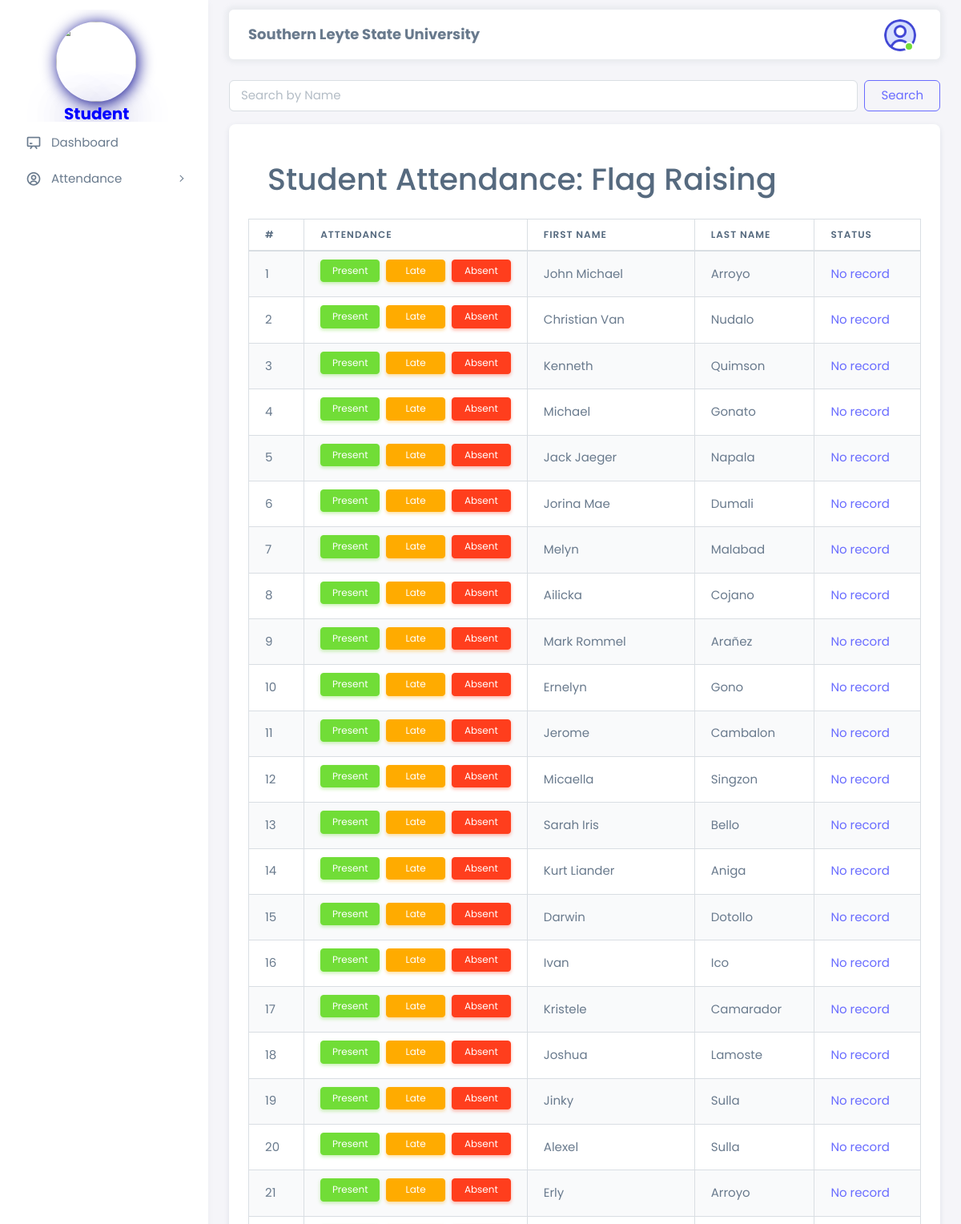
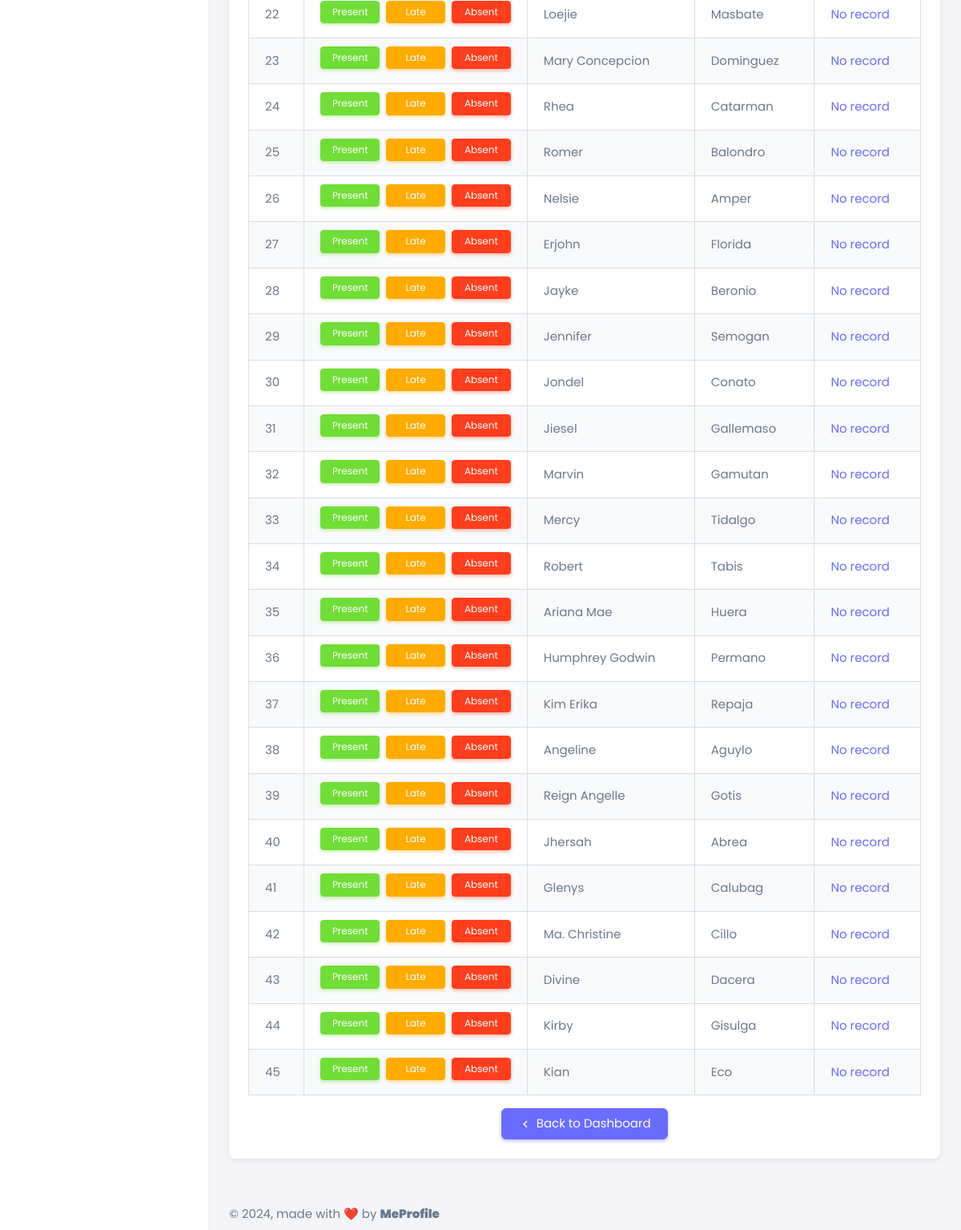
/html/student/assign_attendance.php (signed in), run on the app's committed database (2 pictures, top to bottom).
### tables this page shows
CREATE TABLE `student_registration` (
  `student_id` int NOT NULL,
  `first_name` varchar(50) NOT NULL,
  `last_name` varchar(50) NOT NULL,
  `email` varchar(100) NOT NULL,
  `password` varchar(255) NOT NULL,
  `phone_number` varchar(15) DEFAULT NULL,
  `department` varchar(100) DEFAULT NULL,
  `year_level` int DEFAULT NULL,
  `section` varchar(50) DEFAULT NULL,
  `enrollment_date` date DEFAULT NULL,
  `address` varchar(255) DEFAULT NULL,
  `city` varchar(100) DEFAULT NULL,
  `postal_code` varchar(20) DEFAULT NULL,
  `country` varchar(50) DEFAULT NULL,
  `date_of_birth` date DEFAULT NULL,
  `gender` varchar(10) DEFAULT NULL,
  `emergency_contact_name` varchar(100) DEFAULT NULL,
  `emergency_contact_number` varchar(15) DEFAULT NULL,
  `created_at` timestamp NULL DEFAULT CURRENT_TIMESTAMP,
  `updated_at` timestamp NULL DEFAULT CURRENT_TIMESTAMP ON UPDATE CURRENT_TIMESTAMP,
  `is_assigned` tinyint(1) NOT NULL DEFAULT '0'
);

### html/student/assign_attendance.php (the view, shortened to what this page needs)
<?php
require '../config.php';
$student_id = $_SESSION['student_id'];
$studentDetailsSql = "SELECT department, year_level, section FROM student_registration WHERE student_id = ?";
$studentDetailsStmt = $conn->prepare($studentDetailsSql);
$studentDetailsStmt->bind_param("i", $student_id);
$studentDetailsStmt->execute();
$studentDetailsResult = $studentDetailsStmt->get_result();
if ($studentDetailsResult->num_rows > 0) {
    $studentDetailsRow = $studentDetailsResult->fetch_assoc();
    $userDepartment = $studentDetailsRow['department'];
    $userYearLevel = $studentDetailsRow['year_level'];
    $userSection = $studentDetailsRow['section'];
} else {
    echo json_encode(array('status' => 'error', 'message' => 'Student details not found'));
    exit();
}
$search = '';
if (isset($_GET['search']) && !empty($_GET['search'])) {
    $search = sanitize_input($_GET['search']);
    $sql = "SELECT s.student_id, s.first_name, s.last_name, s.department, s.year_level, s.section,
                   COALESCE(f.attendance_status, 'no record') AS attendance_status
            FROM student_registration s
            LEFT JOIN (
                SELECT student_id, MAX(attendance_date) AS max_date
                FROM student_attendance_flag
                WHERE DATE(attendance_date) = CURDATE()
                GROUP BY student_id
            ) af ON s.student_id = af.student_id
            LEFT JOIN student_attendance_flag f ON af.student_id = f.student_id AND af.max_date = f.attendance_date
            WHERE (s.first_name LIKE ? OR s.last_name LIKE ?)
            AND s.department = ?
            AND s.year_level = ?
            AND s.section = ?";
    $search_param1 = "%" . $search . "%";
    $search_param2 = "%" . $search . "%";
    $stmt = $conn->prepare($sql);
    $stmt->bind_param("sssss", $search_param1, $search_param2, $userDepartment, $userYearLevel, $userSection);
} else {
    $sql = "SELECT s.student_id, s.first_name, s.last_name, s.department, s.year_level, s.section,
                   COALESCE(f.attendance_status, 'no record') AS attendance_status
            FROM student_registration s
            LEFT JOIN (
                SELECT student_id, MAX(attendance_date) AS max_date
                FROM student_attendance_flag
                WHERE DATE(attendance_date) = CURDATE()
                GROUP BY student_id
            ) af ON s.student_id = af.student_id
            LEFT JOIN student_attendance_flag f ON af.student_id = f.student_id AND af.max_date = f.attendance_date
            WHERE s.department = ?
            AND s.year_level = ?
            AND s.section = ?";
    $stmt = $conn->prepare($sql);
    $stmt->bind_param("sss", $userDepartment, $userYearLevel, $userSection);
}
$stmt->execute();
$result = $stmt->get_result();
?>
<!DOCTYPE html>
<html lang="en" class="light-style layout-menu-fixed" dir="ltr" data-theme="theme-default" data-assets-path="../assets/" data-template="vertical-menu-template-free">
<head>
    <link rel="stylesheet" href="https://cdn.jsdelivr.net/npm/sweetalert2@11/dist/sweetalert2.min.css">
    <link rel="stylesheet" href="../../assets/vendor/fonts/boxicons.css" />
    <link rel="stylesheet" href="../../assets/vendor/css/core.css" class="template-customizer-core-css" />
    <link rel="stylesheet" href="../../assets/vendor/css/theme-default.css" class="template-customizer-theme-css" />
    <link rel="stylesheet" href="../../assets/css/demo.css" />
    <link rel="stylesheet" href="../../assets/vendor/libs/perfect-scrollbar/perfect-scrollbar.css" />
    <link rel="stylesheet" href="../../assets/vendor/libs/apex-charts/apex-charts.css" />
    <link rel="stylesheet" href="https://cdnjs.cloudflare.com/ajax/libs/font-awesome/5.15.4/css/all.min.css">
    <link rel="stylesheet" href="https://cdnjs.cloudflare.com/ajax/libs/font-awesome/6.0.0/css/all.min.css">
</head>
<body>
    <div class="layout-wrapper layout-content-navbar">
        <div class="layout-container">
            <?php include('../navbar/student/sidenavbar.php'); ?>
            <div class="layout-page">
                <?php include('../navbar/student/navbar.php'); ?>
                <div class="content-wrapper">
                    <div class="container-xxl flex-grow-1 container-p-y">
                        <div class="row mb-3">
                            <div class="col-lg-12">
                                <form class="d-flex" method="GET" action="<?php echo htmlspecialchars($_SERVER["PHP_SELF"]); ?>">
                                    <input class="form-control me-2" type="search" placeholder="Search by Name" aria-label="Search" name="search" value="<?php echo htmlspecialchars($search); ?>">
                                    <button class="btn btn-outline-primary" type="submit">Search</button>
                                </form>
                            </div>
                        </div>
                        <div class="row">
                            <div class="col-lg-12 mb-4">
                                <div class="card">
                                    <div class="card-body">
                                        <div class="card-body d-flex justify-content-between align-items-center mb-1">
                                            <h1 class="mb-0">
                                                <?php
                                                $today = date('N');
                                                $flagType = ($today == 5) ? 'Flag Retreat' : 'Flag Raising';
                                                echo "Student Attendance: $flagType";
                                                ?>
                                            </h1>
                                        </div>
                                        <div class="table-responsive">
                                            <table class="table table-bordered table-striped">
                                                <thead>
                                                    <tr>
                                                        <th>#</th>
                                                        <th>Attendance</th>
                                                        <th>First Name</th>
                                                        <th>Last Name</th>
                                                        <th>Status</th>
                                                    </tr>
                                                </thead>
                                                <tbody id="studentTableBody">
                                                    <?php
                                                    $index = 0;
                                                    while ($row = $result->fetch_assoc()) :
                                                        $index++;
                                                    ?>
                                                        <tr id="student_<?php echo $row['student_id']; ?>">
                                                            <td><?php echo $index; ?></td>
                                                            <td>
                                                                <form id="attendanceForm_<?php echo $row['student_id']; ?>" class="attendance-form">
                                                                    <div class="row g-2">
                                                                        <div class="col mb-1">
                                                                            <button type="button" class="btn btn-success btn-sm mark-attendance w-100 mb-0.5" data-status="present">
                                                                                <span class="d-none d-sm-inline">Present</span>
                                                                            </button>
                                                                        </div>
                                                                        <div class="col mb-1">
                                                                            <button type="button" class="btn btn-warning btn-sm mark-attendance w-100 mb-0.5" data-status="late">
                                                                                <span class="d-none d-sm-inline">Late</span>
                                                                            </button>
                                                                        </div>
                                                                        <div class="col mb-1">
                                                                            <button type="button" class="btn btn-danger btn-sm mark-attendance w-100 mb-1" data-status="absent">
                                                                                <span class="d-none d-sm-inline">Absent</span>
                                                                            </button>
                                                                        </div>
                                                                    </div>
                                                                </form>
                                                            </td>
                                                            <td><?php echo htmlspecialchars($row['first_name']); ?></td>
                                                            <td><?php echo htmlspecialchars($row['last_name']); ?></td>
                                                            <td>
                                                                <?php
                                                                $status = htmlspecialchars($row['attendance_status']);
                                                                $statusClass = '';
                                                                switch ($status) {
                                                                    default:
                                                                        $statusClass = 'text-primary';
                                                                        break;
                                                                }
                                                                ?>
                                                                <span class="<?php echo $statusClass; ?>" id="status_<?php echo $row['student_id']; ?>">
                                                                    <?php echo ucfirst($status); ?>
                                                                </span>
                                                            </td>
                                                        </tr>
                                                    <?php endwhile; ?>
                                                </tbody>
                                            </table>
                                        </div>
                                        <div class="centered-button mt-3">
                                            <center>
                                                <a href="dashboard.php" class="btn btn-primary">
                                                    <i class="bx bx-chevron-left"></i> Back to Dashboard
                                                </a>
                                            </center>
                                        </div>
                                    </div>
                                </div>
                            </div>
                        </div>
                    </div>
                </div>
                <footer class="content-footer footer bg-footer-theme">
                    <div class="container-xxl d-flex flex-wrap justify-content-between py-2 flex-md-row flex-column">
                        <div class="mb-2 mb-md-0">
                            ©
                            , made with ❤️ by
                            <a href="https://www.facebook.com/james.jeager.3" target="_blank" class="footer-link fw-bolder">MeProfile</a>
                        </div>
                    </div>
                </footer>
            </div>
        </div>
    </div>
</body>
</html>

### html/student/assign_attendance.php (style rules this page uses)
body, .navbar, .card, .btn, .form-control, .dropdown-menu, .avatar, .dropdown-item, .navbar-dropdown, .nav-link, .menu-item, .menu-link, .menu-sub, .status-icon { font-family: 'Poppins', sans-serif; }

### data on the page
student_registration: first_name "John Michael", last_name "Arroyo", status "No record"
student_registration: first_name "Christian Van", last_name "Nudalo", status "No record"
student_registration: first_name "Kenneth", last_name "Quimson", status "No record"
student_registration: first_name "Michael", last_name "Gonato", status "No record"
student_registration: first_name "Jack Jaeger", last_name "Napala", status "No record"
student_registration: first_name "Jorina Mae", last_name "Dumali", status "No record"
student_registration: first_name "Melyn", last_name "Malabad", status "No record"
student_registration: first_name "Ailicka", last_name "Cojano", status "No record"
student_registration: first_name "Mark Rommel", last_name "Arañez", status "No record"
student_registration: first_name "Ernelyn", last_name "Gono", status "No record"
student_registration: first_name "Jerome", last_name "Cambalon", status "No record"
student_registration: first_name "Micaella", last_name "Singzon", status "No record"
student_registration: first_name "Sarah Iris", last_name "Bello", status "No record"
student_registration: first_name "Kurt Liander", last_name "Aniga", status "No record"
student_registration: first_name "Darwin", last_name "Dotollo", status "No record"
student_registration: first_name "Ivan", last_name "Ico", status "No record"
student_registration: first_name "Kristele", last_name "Camarador", status "No record"
student_registration: first_name "Joshua", last_name "Lamoste", status "No record"
student_registration: first_name "Jinky", last_name "Sulla", status "No record"
student_registration: first_name "Alexel", last_name "Sulla", status "No record"
student_registration: first_name "Erly", last_name "Arroyo", status "No record"
student_registration: first_name "Loejie", last_name "Masbate", status "No record"
student_registration: first_name "Mary Concepcion", last_name "Dominguez", status "No record"
student_registration: first_name "Rhea", last_name "Catarman", status "No record"
student_registration: first_name "Romer", last_name "Balondro", status "No record"
student_registration: first_name "Nelsie", last_name "Amper", status "No record"
student_registration: first_name "Erjohn", last_name "Florida", status "No record"
student_registration: first_name "Jayke", last_name "Beronio", status "No record"
student_registration: first_name "Jennifer", last_name "Semogan", status "No record"
student_registration: first_name "Jondel", last_name "Conato", status "No record"
student_registration: first_name "Jiesel", last_name "Gallemaso", status "No record"
student_registration: first_name "Marvin", last_name "Gamutan", status "No record"
student_registration: first_name "Mercy", last_name "Tidalgo", status "No record"
student_registration: first_name "Robert", last_name "Tabis", status "No record"
student_registration: first_name "Ariana Mae", last_name "Huera", status "No record"
student_registration: first_name "Humphrey Godwin", last_name "Permano", status "No record"
student_registration: first_name "Kim Erika", last_name "Repaja", status "No record"
student_registration: first_name "Angeline", last_name "Aguylo", status "No record"
student_registration: first_name "Reign Angelle", last_name "Gotis", status "No record"
student_registration: first_name "Jhersah", last_name "Abrea", status "No record"
student_registration: first_name "Glenys", last_name "Calubag", status "No record"
student_registration: first_name "Ma. Christine", last_name "Cillo", status "No record"
student_registration: first_name "Divine", last_name "Dacera", status "No record"
student_registration: first_name "Kirby", last_name "Gisulga", status "No record"
student_registration: first_name "Kian", last_name "Eco", status "No record"
